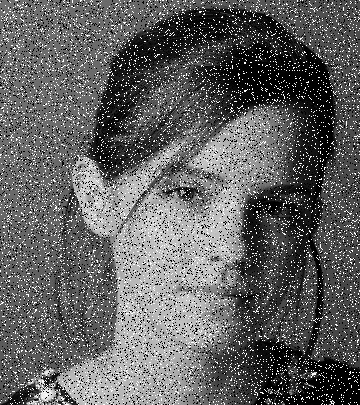
#> input picture emma_salt_pepper.jpg, 360 x 405 px
$ jupyter execute Question6.ipynb
#> lines starting #> are read from the running program, lines starting #| are printed output that depends on the picture
[cell 1]
import cv2 as cv
import numpy as np
import matplotlib.pyplot as plt
from google.colab import files
from mpl_toolkits.mplot3d import Axes3D

# Upload image
uploaded = files.upload()
#> the answer given: emma_salt_pepper.jpg
img_name = list(uploaded.keys())[0]
img = cv.imread(img_name, cv.IMREAD_GRAYSCALE)
#> img is the input picture: shape (405, 360); min 0, max 255, mean 97.6

# Create DoG kernels
def get_dog_kernels(size, sigma):
#> called with size = 5, sigma = 2
    c = size // 2
    kx = np.zeros((size, size))
    ky = np.zeros((size, size))

    const = 1 / (2 * np.pi * sigma**2)

    for i in range(size):
        for j in range(size):
            x = i - c
            y = j - c
            g = const * np.exp(-(x*x + y*y) / (2 * sigma**2))

            kx[j, i] = -(x / sigma**2) * g
            ky[j, i] = -(y / sigma**2) * g

    return kx, ky

if img is None:
    print("ERROR: Image not loaded")
else:
    print("Image loaded successfully")

    # Create 5x5 DoG kernels
    sigma = 2
    dog_x, dog_y = get_dog_kernels(5, sigma)

    # 3D plot of large kernel (51x51)
    size_viz = 51
    sigma_viz = 8
    viz_x, _ = get_dog_kernels(size_viz, sigma_viz)

    X, Y = np.meshgrid(np.arange(size_viz), np.arange(size_viz))

    fig = plt.figure(figsize=(8,6))
    ax = fig.add_subplot(111, projection='3d')
    ax.plot_surface(X, Y, viz_x, cmap='viridis')
    ax.set_title('3D Surface of DoG Kernel (X direction)')
    plt.show()
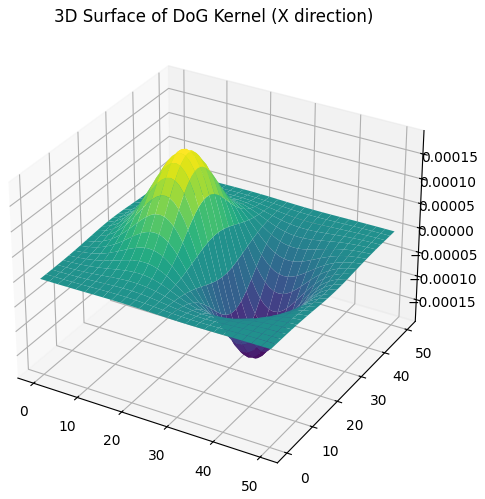
#> figure drawn by matplotlib, 1 panel

    # Apply manual DoG filters
     # Apply X-derivative kernel
    gx = cv.filter2D(img, cv.CV_64F, dog_x)
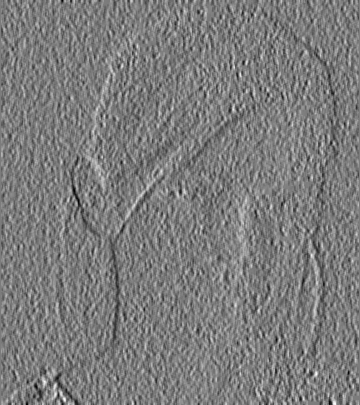
#> gx: shape (405, 360) float64; min -12.56, max 13.2, mean 0.0213; drawn with min black and max white
     # Apply Y-derivative kernel
    gy = cv.filter2D(img, cv.CV_64F, dog_y)
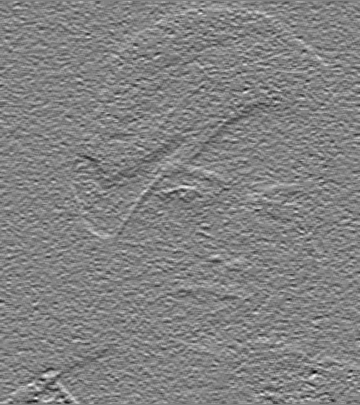
#> gy: shape (405, 360) float64; min -15.15, max 14.37, mean -0.00101; drawn with min black and max white

    gx = cv.convertScaleAbs(gx)
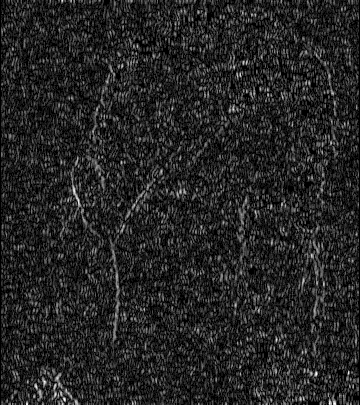
#> gx: shape (405, 360); min 0, max 13, mean 1.89; drawn with min black and max white
    gy = cv.convertScaleAbs(gy)
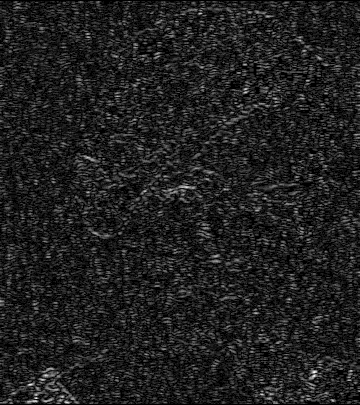
#> gy: shape (405, 360); min 0, max 15, mean 1.86; drawn with min black and max white

    # Sobel filters
    # Sobel X (Vertical Edges)
    sx = cv.Sobel(img, cv.CV_64F, 1, 0, ksize=5)
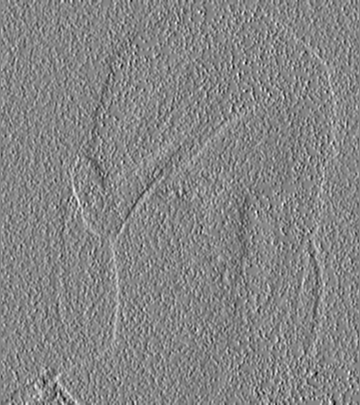
#> sx: shape (405, 360) float64; min -9368, max 8470, mean -10.4; drawn with min black and max white
    # Sobel Y (Horizontal Edges)
    sy = cv.Sobel(img, cv.CV_64F, 0, 1, ksize=5)
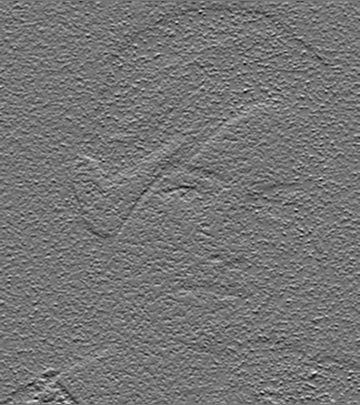
#> sy: shape (405, 360) float64; min -8541, max 9985, mean 0.4; drawn with min black and max white

    sx = cv.convertScaleAbs(sx)
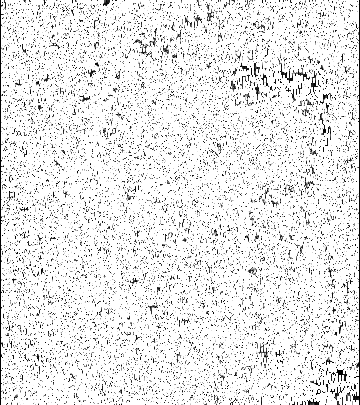
#> sx: shape (405, 360); min 0, max 255, mean 231.6
    sy = cv.convertScaleAbs(sy)
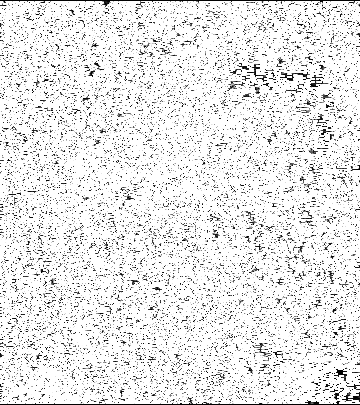
#> sy: shape (405, 360); min 0, max 255, mean 231.2

    # Show results
    plt.figure(figsize=(13, 11))

    # Manual DoG
    plt.subplot(2,2,1)
    plt.imshow(gx, cmap='gray')
    plt.title('(d) Manual DoG - X Gradient \n(Vertical Edges)')
    plt.axis('off')

    plt.subplot(2,2,2)
    plt.imshow(gy, cmap='gray')
    plt.title('(d) Manual DoG - Y Gradient\n(Horizontal Edges)')
    plt.axis('off')

    # OpenCV Sobel
    plt.subplot(2,2,3)
    plt.imshow(sx, cmap='gray')
    plt.title('(e) OpenCV Sobel - X Gradient')
    plt.axis('off')

    plt.subplot(2,2,4)
    plt.imshow(sy, cmap='gray')
    plt.title('(e) OpenCV Sobel - Y Gradient')
    plt.axis('off')

    plt.tight_layout()
    plt.show()
